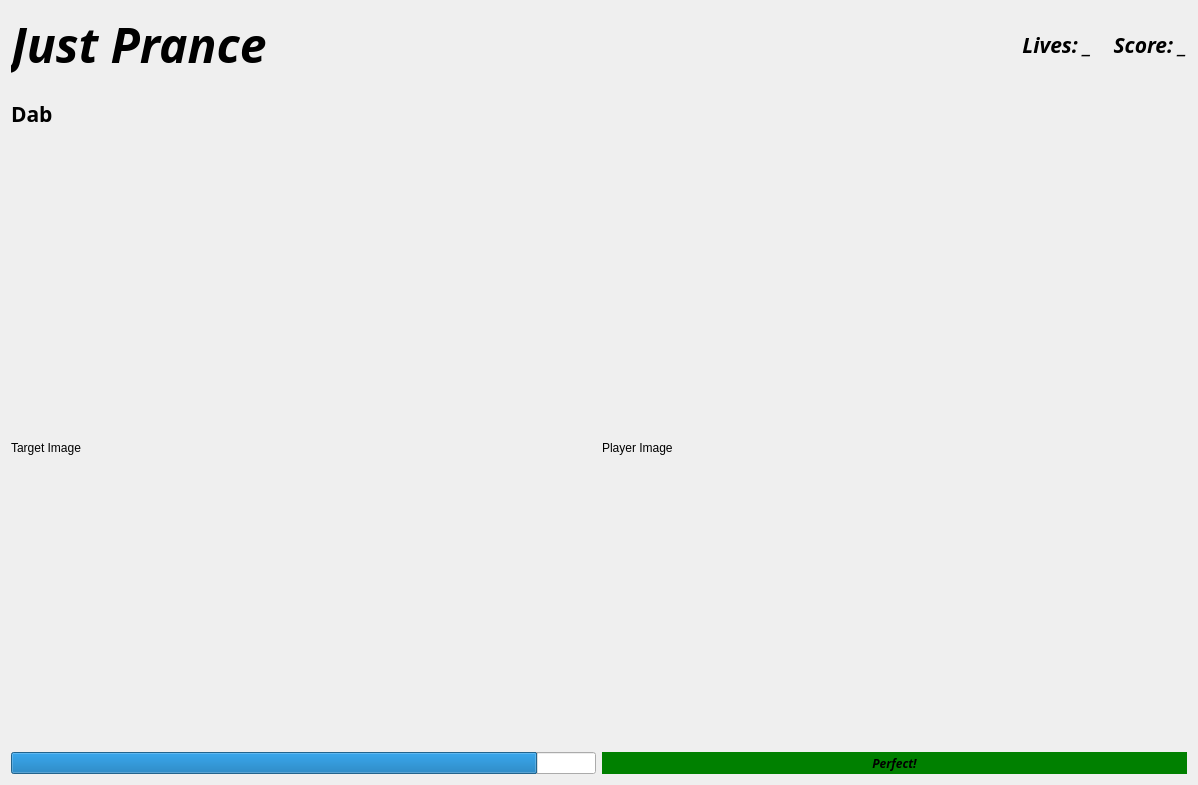
<?xml version="1.0" encoding="UTF-8"?>
<ui version="4.0">
 <class>Form</class>
 <widget class="QWidget" name="Form">
  <property name="geometry">
   <rect>
    <x>0</x>
    <y>0</y>
    <width>1198</width>
    <height>785</height>
   </rect>
  </property>
  <property name="windowTitle">
   <string>Form</string>
  </property>
  <layout class="QGridLayout" name="gridLayout_2" rowstretch="1,1,10,1" columnstretch="1,1,0">
   <item row="0" column="0">
    <widget class="QLabel" name="title">
     <property name="font">
      <font>
       <family>Sans Serif Collection</family>
       <pointsize>36</pointsize>
       <weight>75</weight>
       <italic>true</italic>
       <bold>true</bold>
       <underline>false</underline>
      </font>
     </property>
     <property name="text">
      <string>Just Prance</string>
     </property>
    </widget>
   </item>
   <item row="1" column="0">
    <widget class="QLabel" name="dance_name">
     <property name="font">
      <font>
       <family>Sans Serif Collection</family>
       <pointsize>16</pointsize>
       <weight>75</weight>
       <bold>true</bold>
      </font>
     </property>
     <property name="text">
      <string>Dab</string>
     </property>
    </widget>
   </item>
   <item row="2" column="0">
    <widget class="QLabel" name="target_img">
     <property name="text">
      <string>Target Image</string>
     </property>
    </widget>
   </item>
   <item row="2" column="1">
    <widget class="QLabel" name="player_img">
     <property name="text">
      <string>Player Image</string>
     </property>
    </widget>
   </item>
   <item row="3" column="0">
    <widget class="QProgressBar" name="time_bar">
     <property name="value">
      <number>90</number>
     </property>
     <property name="textVisible">
      <bool>false</bool>
     </property>
    </widget>
   </item>
   <item row="3" column="1">
    <widget class="QLabel" name="move_status">
     <property name="font">
      <font>
       <family>Sans Serif Collection</family>
       <weight>75</weight>
       <italic>true</italic>
       <bold>true</bold>
      </font>
     </property>
     <property name="styleSheet">
      <string notr="true">QLabel {background-color: green;}</string>
     </property>
     <property name="text">
      <string>Perfect!</string>
     </property>
     <property name="scaledContents">
      <bool>false</bool>
     </property>
     <property name="alignment">
      <set>Qt::AlignCenter</set>
     </property>
    </widget>
   </item>
   <item row="0" column="1">
    <widget class="QLabel" name="score_label">
     <property name="font">
      <font>
       <family>Sans Serif Collection</family>
       <pointsize>16</pointsize>
       <weight>75</weight>
       <italic>true</italic>
       <bold>true</bold>
      </font>
     </property>
     <property name="text">
      <string>Lives: _    Score: _</string>
     </property>
     <property name="alignment">
      <set>Qt::AlignRight|Qt::AlignTrailing|Qt::AlignVCenter</set>
     </property>
    </widget>
   </item>
  </layout>
 </widget>
 <resources/>
 <connections/>
</ui>
